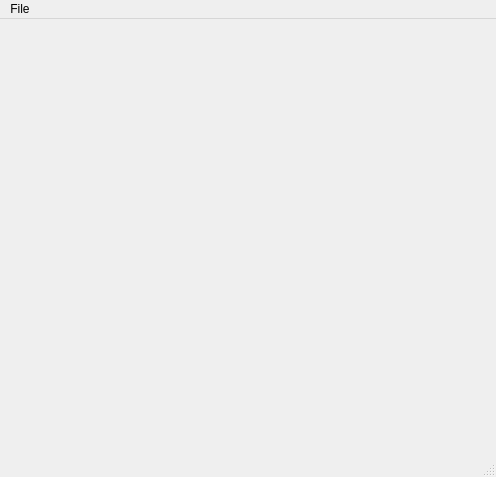
<?xml version="1.0" encoding="UTF-8"?>
<ui version="4.0">
 <class>base</class>
 <widget class="QMainWindow" name="base">
  <property name="geometry">
   <rect>
    <x>0</x>
    <y>0</y>
    <width>496</width>
    <height>477</height>
   </rect>
  </property>
  <property name="windowTitle">
   <string>OpenGov 0.0.1</string>
  </property>
  <widget class="QWidget" name="centralwidget">
   <layout class="QVBoxLayout" name="verticalLayout">
    <item>
     <layout class="QVBoxLayout" name="verticalLayout_9" stretch="2,8">
      <item>
       <layout class="QHBoxLayout" name="options_layout"/>
      </item>
      <item>
       <layout class="QVBoxLayout" name="jsondisplay_layout"/>
      </item>
     </layout>
    </item>
   </layout>
  </widget>
  <widget class="QMenuBar" name="menubar">
   <property name="geometry">
    <rect>
     <x>0</x>
     <y>0</y>
     <width>496</width>
     <height>25</height>
    </rect>
   </property>
   <widget class="QMenu" name="menuFile">
    <property name="title">
     <string>File</string>
    </property>
    <addaction name="actionExport_JSON_Path"/>
    <addaction name="actionView_in_HTML"/>
   </widget>
   <addaction name="menuFile"/>
  </widget>
  <widget class="QStatusBar" name="statusbar"/>
  <action name="actionExport_JSON_Path">
   <property name="text">
    <string>Export JSON Path</string>
   </property>
  </action>
  <action name="actionView_in_HTML">
   <property name="text">
    <string>View in HTML</string>
   </property>
  </action>
 </widget>
 <resources/>
 <connections/>
</ui>
